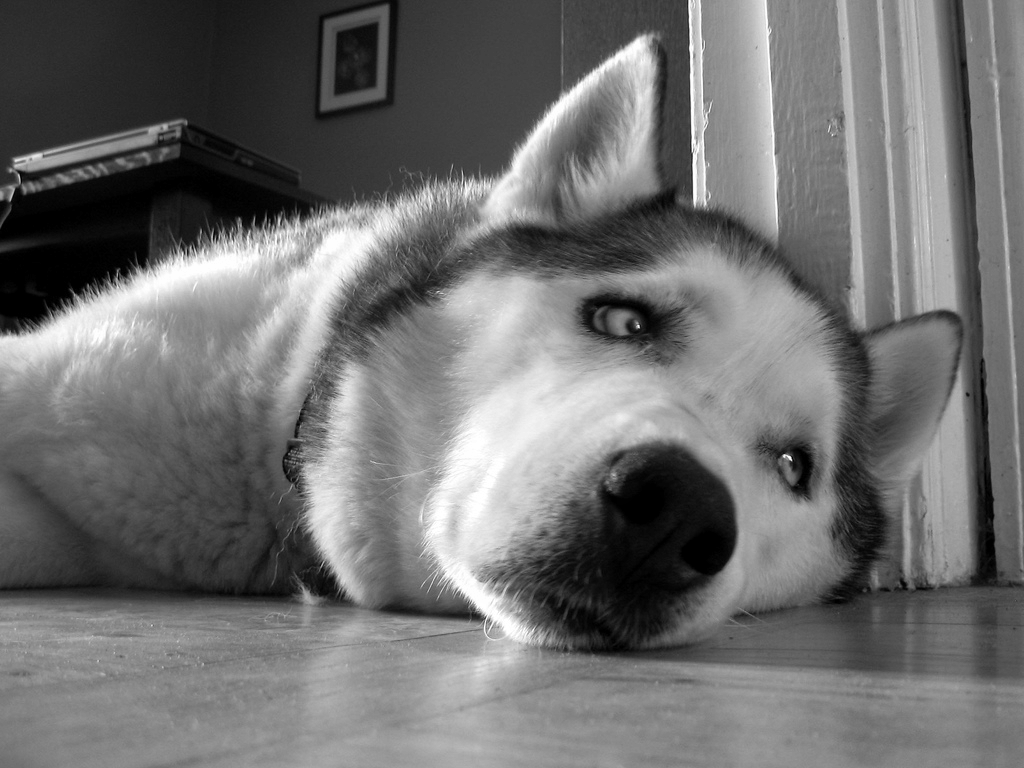
#> input picture data/doge.png, 1024 x 768 px
$ python scaling.py
#> lines starting #> are read from the running program, lines starting #| are printed output that depends on the picture
# Calculate the spline of the filter given by the equation in M matrix with the grayscale source image.
# From the result, extract the value of the absolute, scale it to a range of values from 0 to 255, and display it.
import cv2
import numpy as np


def print_image(name, img):
    cv2.namedWindow(name)
    cv2.imshow(name, img)


def scaling(path):
#> called with path = 'data/doge.png'
    img = cv2.imread(path)
#> img is the input picture: shape (768, 1024, 3); min 0, max 255, mean 111.7
    print_image('Before filtration', img)

    M = np.array([[0, -1, 0],
                  [-1, 4, -1],
                  [0, -1, 0]])
    filtered = cv2.filter2D(img, -1, M)
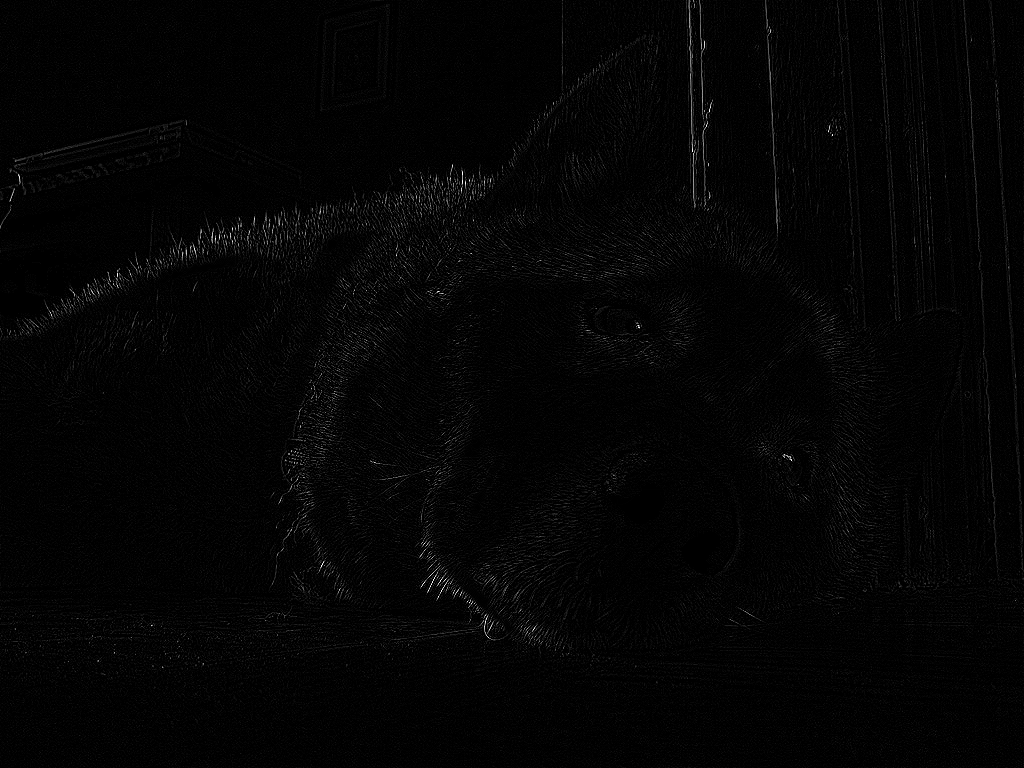
#> filtered: shape (768, 1024, 3); min 0, max 255, mean 4.1

    print_image('After filtration', filtered)

    filtered = filtered / np.amax(abs(filtered)) * 255

    print_image('After Scaling', filtered)
#> call 3 of print_image, with name = 'After Scaling'
#> in print_image (call 3), `cv2.imshow(name, img)`:
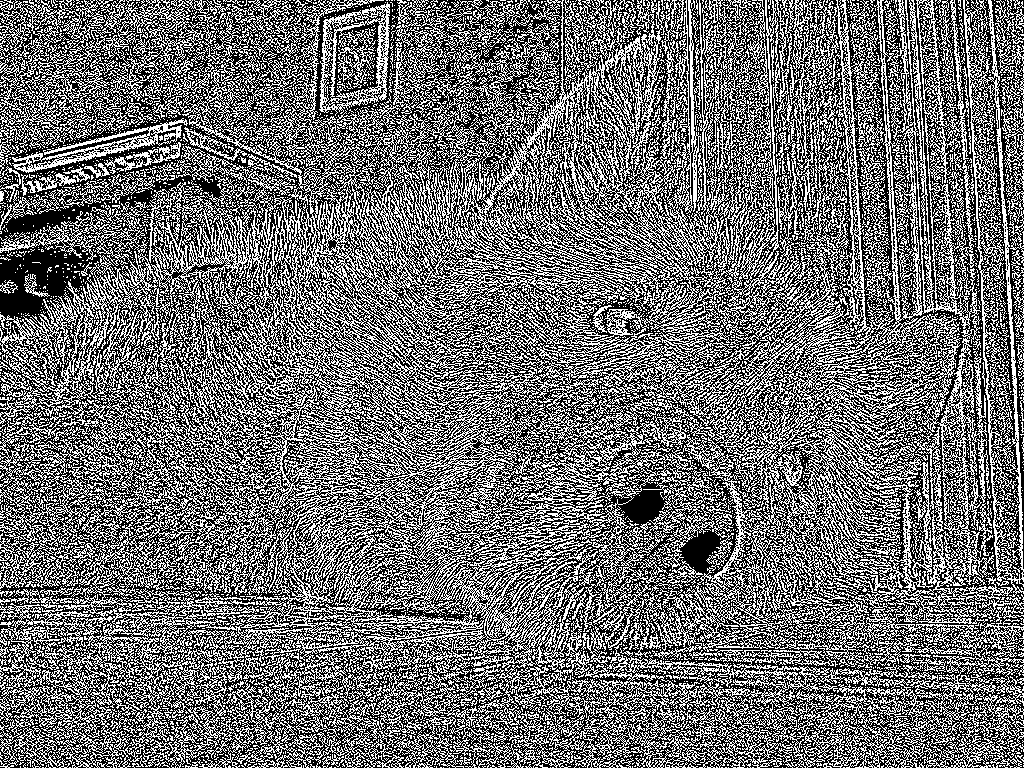
#> window 'After Scaling': shape (768, 1024, 3); 43.6% white in thin lines or dots
    cv2.waitKey()


if __name__ == '__main__':
    file = 'data/doge.png'
    scaling(file)

$ run again, with data/currency.png copied over data/doge.png
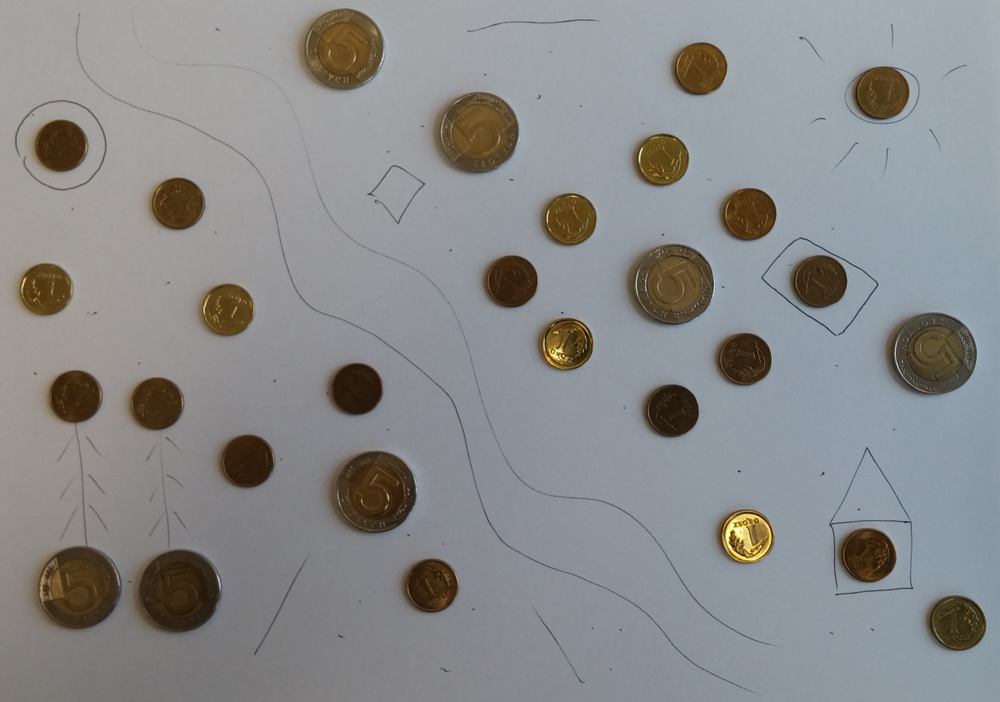
#> input picture data/currency.png, 1000 x 702 px, shrunk from 1200 x 843 before the run
#> in scaling, img is the input picture: shape (702, 1000, 3); mean B, G, R 139.3, 138.7, 137.7
#> in scaling, `filtered = cv2.filter2D(img, -1, M)`:
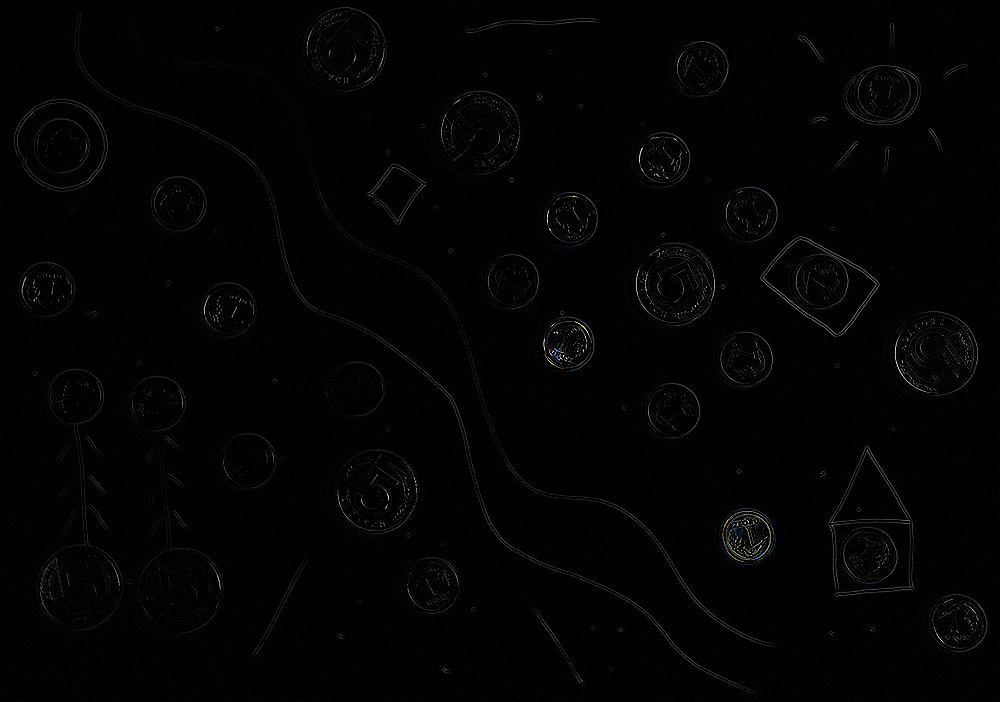
#> filtered: shape (702, 1000, 3); mean B, G, R 2.9, 2.9, 2.9
#> in print_image (call 3), `cv2.imshow(name, img)`:
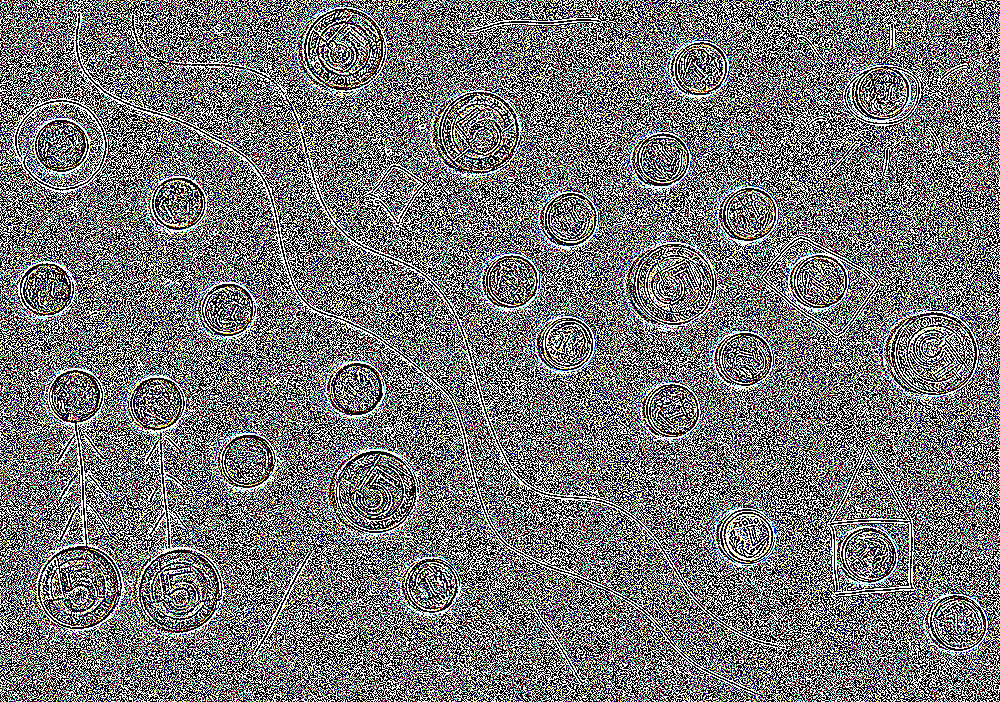
#> window 'After Scaling': shape (702, 1000, 3); mean B, G, R 118.5, 118.2, 118.2
